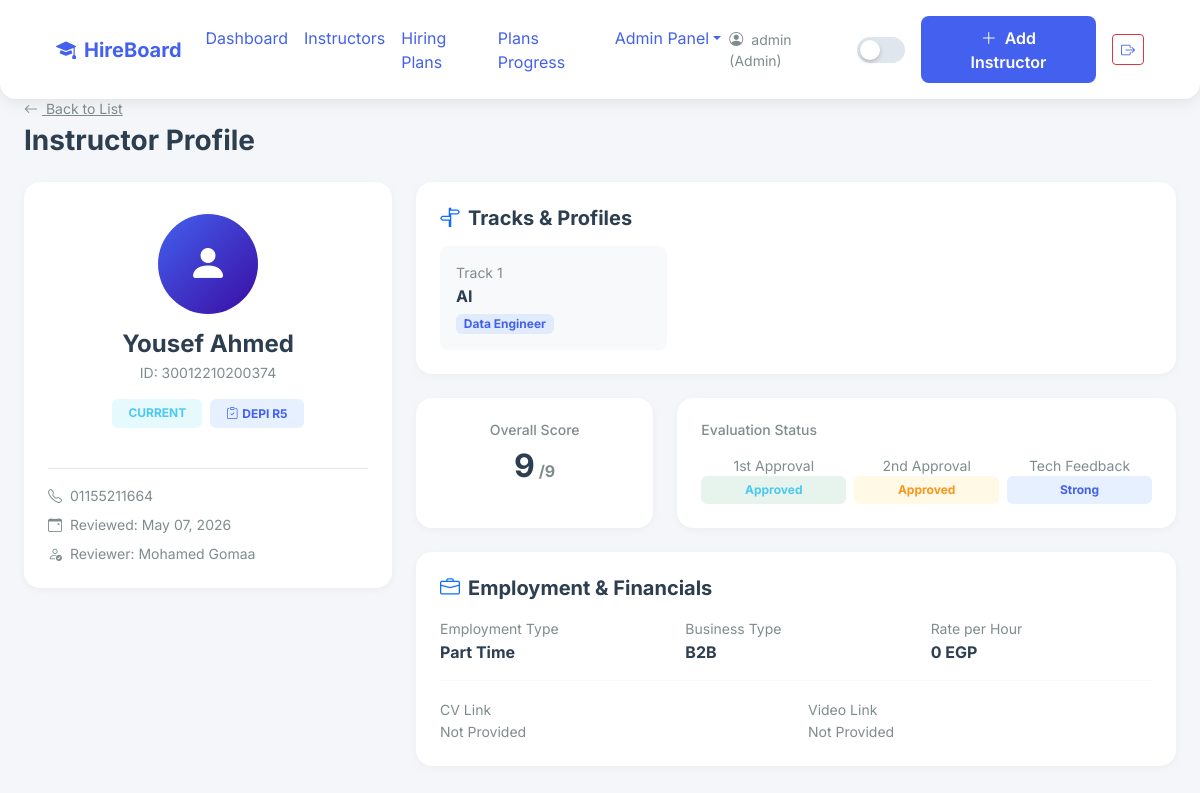
Screenshot of /instructors/view/22 (signed in) with the database file from the repository.
### app/models.py (models this page shows)
class User(UserMixin, db.Model):
    __tablename__ = 'users'
    id = db.Column(db.Integer, primary_key=True)
    username = db.Column(db.String(100), unique=True, nullable=False)
    password_hash = db.Column(db.String(200), nullable=False)
    role = db.Column(db.String(50), nullable=False)

class Instructor(db.Model):
    __tablename__ = 'instructors'
    id = db.Column(db.Integer, primary_key=True)
    name = db.Column(db.String(255), nullable=False)
    instructor_id = db.Column(db.String(50))
    phone = db.Column(db.String(50))
    cv_url = db.Column(db.String(500))
    video_url = db.Column(db.String(500))
    rate_per_hour = db.Column(db.Numeric(10, 2))
    employment_type = db.Column(db.String(50))
    business_type = db.Column(db.String(50))
    technical_feedback = db.Column(db.String(50))
    first_approval = db.Column(db.String(50))
    second_approval = db.Column(db.String(50))
    review_date = db.Column(db.Date)
    reviewer_name = db.Column(db.String(255))
    notes = db.Column(db.Text)
    score = db.Column(db.Integer, default=0)
    status = db.Column(db.String(20), default='New') # New or Current
    created_at = db.Column(db.DateTime, default=datetime.utcnow)
    plan_id = db.Column(db.Integer, db.ForeignKey('hiring_plans.id'), nullable=True)
    tracks = db.relationship('InstructorTrack', backref='instructor', lazy=True, cascade='all, delete-orphan')

class HiringPlan(db.Model):
    __tablename__ = 'hiring_plans'
    id = db.Column(db.Integer, primary_key=True)
    title = db.Column(db.String(255), nullable=False)
    start_date = db.Column(db.Date, nullable=False)
    end_date = db.Column(db.Date, nullable=False)
    created_at = db.Column(db.DateTime, default=datetime.utcnow)
    plan_tracks = db.relationship('PlanTrack', backref='plan', lazy=True, cascade='all, delete-orphan')
    assigned_instructors = db.relationship('Instructor', backref='hiring_plan', lazy=True)

class InstructorTrack(db.Model):
    __tablename__ = 'instructor_tracks'
    id = db.Column(db.Integer, primary_key=True)
    instructor_id = db.Column(db.Integer, db.ForeignKey('instructors.id'), nullable=False)
    track_id = db.Column(db.Integer, db.ForeignKey('tracks.id'), nullable=False)
    profile_id = db.Column(db.Integer, db.ForeignKey('profiles.id'), nullable=False)
    order = db.Column(db.Integer, nullable=False)
    track = db.relationship('Track', backref='instructor_tracks')
    profile = db.relationship('Profile', backref='instructor_tracks')

class Track(db.Model):
    __tablename__ = 'tracks'
    id = db.Column(db.Integer, primary_key=True)
    name = db.Column(db.String(100), unique=True, nullable=False)
    profiles = db.relationship('Profile', backref='track', lazy=True)

class Profile(db.Model):
    __tablename__ = 'profiles'
    id = db.Column(db.Integer, primary_key=True)
    name = db.Column(db.String(255), nullable=False)
    track_id = db.Column(db.Integer, db.ForeignKey('tracks.id'), nullable=False)

### app/routes/instructors.py (the view)
@instructors_bp.route('/view/<int:id>')
@login_required
def view_instructor(id):
    inst = Instructor.query.get_or_404(id)
    return render_template('instructors/view.html', instructor=inst)

### app/templates/instructors/view.html (shortened to what this page needs)
{% extends 'base.html' %}
{% block content %}
<div class="mb-4 animate-fade-up">
    <a href="{{ url_for('instructors.list_instructors') }}" class="text-muted small"><i class="bi bi-arrow-left me-1"></i> Back to List</a>
    <h3 class="fw-bold mt-1">Instructor Profile</h3>
</div>
<div class="row g-4">
    <div class="col-lg-4 animate-fade-up delay-1">
        <div class="card p-4 text-center mb-4">
            <div class="mb-3 mt-2">
                <div style="width: 100px; height: 100px; border-radius: 50%; background: var(--kpi-gradient-1); margin: 0 auto; display: flex; align-items: center; justify-content: center;">
                    <i class="bi bi-person-fill fs-1 text-white"></i>
                </div>
            </div>
            <h4 class="fw-bold mb-1">{{ instructor.name }}</h4>
            <p class="text-muted small mb-3">ID: {{ instructor.instructor_id or 'N/A' }}</p>
            <div class="d-flex justify-content-center gap-2 mb-3">
                {% if instructor.status == 'Current' %}
                    <span class="badge bg-info bg-opacity-10 text-info px-3 py-2">CURRENT</span>
                {% else %}
                    <span class="badge bg-success bg-opacity-10 text-success px-3 py-2">NEW</span>
                {% endif %}
                {% if instructor.hiring_plan %}
                    <span class="badge bg-primary bg-opacity-10 text-primary px-3 py-2"><i class="bi bi-clipboard-check me-1"></i>{{ instructor.hiring_plan.title }}</span>
                {% endif %}
            </div>
            <div class="text-start mt-4 border-top pt-3" style="border-color: var(--border-color) !important;">
                <p class="small text-muted mb-2"><i class="bi bi-telephone me-2"></i>{{ instructor.phone or 'Not Provided' }}</p>
                <p class="small text-muted mb-2"><i class="bi bi-calendar-event me-2"></i>Reviewed: {{ instructor.review_date.strftime('%b %d, %Y') if instructor.review_date else 'Pending' }}</p>
                <p class="small text-muted mb-0"><i class="bi bi-person-check me-2"></i>Reviewer: {{ instructor.reviewer_name or 'N/A' }}</p>
            </div>
        </div>
    </div>
    <div class="col-lg-8 animate-fade-up delay-2">
        <div class="card p-4 mb-4">
            <h5 class="fw-bold mb-3"><i class="bi bi-signpost-split me-2 text-primary"></i>Tracks & Profiles</h5>
            <div class="row g-3">
                {% for t in instructor.tracks %}
                <div class="col-md-4">
                    <div class="p-3 rounded-3" style="background-color: var(--input-bg);">
                        <small class="text-muted d-block mb-1">Track {{ t.order }}</small>
                        <h6 class="fw-bold mb-1">{{ t.track.name }}</h6>
                        <span class="badge bg-primary bg-opacity-10 text-primary">{{ t.profile.name }}</span>
                    </div>
                </div>
                {% else %}
                <div class="col-12 text-muted small">No tracks assigned.</div>
                {% endfor %}
            </div>
        </div>
        <div class="row g-4 mb-4">
            <div class="col-md-4">
                <div class="card p-4 h-100 text-center">
                    <h6 class="text-muted small mb-2">Overall Score</h6>
                    <h2 class="fw-bold" style="color: var(--accent);">{{ instructor.score }}<span class="fs-6 text-muted"> /9</span></h2>
                </div>
            </div>
            <div class="col-md-8">
                <div class="card p-4 h-100">
                    <h6 class="text-muted small mb-3">Evaluation Status</h6>
                    <div class="row g-2">
                        <div class="col-4 text-center">
                            <small class="text-muted d-block">1st Approval</small>
                            {% if instructor.first_approval == 'Approved' %}
                                <span class="badge bg-success bg-opacity-10 text-success p-2 w-100 d-block">{{ instructor.first_approval }}</span>
                            {% else %}
                                <span class="badge bg-warning bg-opacity-10 text-warning p-2 w-100 d-block">{{ instructor.first_approval or 'N/A' }}</span>
                            {% endif %}
                        </div>
                        <div class="col-4 text-center">
                            <small class="text-muted d-block">2nd Approval</small>
                            <span class="badge bg-warning bg-opacity-10 text-warning p-2 w-100 d-block">{{ instructor.second_approval or 'N/A' }}</span>
                        </div>
                        <div class="col-4 text-center">
                            <small class="text-muted d-block">Tech Feedback</small>
                            {% if instructor.technical_feedback == 'Strong' %}
                                <span class="badge bg-primary bg-opacity-10 text-primary p-2 w-100 d-block">{{ instructor.technical_feedback }}</span>
                            {% else %}
                                <span class="badge bg-secondary bg-opacity-10 text-secondary p-2 w-100 d-block">{{ instructor.technical_feedback or 'N/A' }}</span>
                            {% endif %}
                        </div>
                    </div>
                </div>
            </div>
        </div>
        <div class="card p-4 mb-4">
            <h5 class="fw-bold mb-3"><i class="bi bi-briefcase me-2 text-primary"></i>Employment & Financials</h5>
            <div class="row">
                <div class="col-md-4"><small class="text-muted">Employment Type</small><p class="fw-bold mb-0">{{ instructor.employment_type or 'N/A' }}</p></div>
                <div class="col-md-4"><small class="text-muted">Business Type</small><p class="fw-bold mb-0">{{ instructor.business_type or 'N/A' }}</p></div>
                <div class="col-md-4"><small class="text-muted">Rate per Hour</small><p class="fw-bold mb-0" style="color: var(--accent);">{{ instructor.rate_per_hour or 0 }} EGP</p></div>
            </div>
            <hr style="border-color: var(--border-color) !important;" class="my-3">
            <div class="row">
                <div class="col-md-6">
                    <small class="text-muted">CV Link</small>
                    {% if instructor.cv_url %}
                    <a href="{{ instructor.cv_url }}" target="_blank" class="d-block text-primary small">View CV <i class="bi bi-box-arrow-up-right"></i></a>
                    {% else %} <p class="small text-muted mb-0">Not Provided</p> {% endif %}
                </div>
                <div class="col-md-6">
                    <small class="text-muted">Video Link</small>
                    {% if instructor.video_url %}
                    <a href="{{ instructor.video_url }}" target="_blank" class="d-block text-primary small">Watch Video <i class="bi bi-box-arrow-up-right"></i></a>
                    {% else %} <p class="small text-muted mb-0">Not Provided</p> {% endif %}
                </div>
            </div>
        </div>
    </div>
</div>
{% endblock %}

### app/templates/base.html (shortened to what this page needs)
<!DOCTYPE html>
<html lang="en" data-theme="light">
<head>
    <link href="https://cdn.jsdelivr.net/npm/bootstrap@5.3.0/dist/css/bootstrap.min.css" rel="stylesheet">
    <link href="https://cdn.jsdelivr.net/npm/bootstrap-icons@1.11.0/font/bootstrap-icons.css" rel="stylesheet">
    <link rel="stylesheet" href="{{ url_for('static', filename='css/themes.css') }}">
    <link rel="stylesheet" href="{{ url_for('static', filename='css/style.css') }}">
</head>
<body>
    <nav class="navbar navbar-expand-lg fixed-top">
        <div class="container-fluid px-4">
            <a class="navbar-brand fw-bold" href="/">
                <i class="bi bi-mortarboard-fill me-2" style="color: var(--accent);"></i>HireBoard
            </a>
            <div class="collapse navbar-collapse">
                <ul class="navbar-nav me-auto mb-2 mb-lg-0">
                    <li class="nav-item"><a class="nav-link" href="{{ url_for('dashboard.view_dashboard') }}">Dashboard</a></li>
                    <li class="nav-item"><a class="nav-link" href="{{ url_for('instructors.list_instructors') }}">Instructors</a></li>
                    <li class="nav-item"><a class="nav-link" href="{{ url_for('plans.list_plans') }}">Hiring Plans</a></li>
                    {% if current_user.role == 'Admin' %}
                    <li class="nav-item"><a class="nav-link" href="{{ url_for('plans.view_progress') }}">Plans Progress</a></li>
                    {% endif %}
                    {% if current_user.role == 'Admin' %}
                    <li class="nav-item dropdown">
                        <a class="nav-link dropdown-toggle" href="#" role="button" data-bs-toggle="dropdown">Admin Panel</a>
                    </li>
                    {% endif %}
                </ul>
                                <div class="d-flex align-items-center gap-3">
                    <span class="text-muted small d-none d-md-block">
                        <i class="bi bi-person-circle me-1"></i> {{ current_user.username }} ({{ current_user.role }})
                    </span>
                    <button class="theme-toggle" onclick="toggleTheme()"></button>
                    {% if current_user.role == 'Admin' %}
                    <a href="{{ url_for('instructors.create_instructor') }}" class="btn btn-accent">
                        <i class="bi bi-plus-lg me-1"></i> Add Instructor
                    </a>
                    {% endif %}
                    <a href="{{ url_for('auth.logout') }}" class="btn btn-outline-danger btn-sm" title="Logout">
                        <i class="bi bi-box-arrow-right"></i>
                    </a>
                </div>
            </div>
        </div>
    </nav>
    <div class="container-fluid px-4 pt-5 mt-5">
        {% block content %}{% endblock %}
    </div>
</body>
</html>

### app/static/css/themes.css (style rules this page uses)
:root { --bg-body: #f4f6f9; --bg-card: #ffffff; --bg-nav: #ffffff; --text-primary: #2c3e50; --text-secondary: #7f8c8d; --border-color: #e0e6ed; --accent: #4361ee; --accent-hover: #3f37c9; --shadow-sm: 0 2px 8px rgba(0,0,0,0.04); --shadow-md: 0 4px 16px rgba(0,0,0,0.08); --shadow-lg: 0 8px 32px rgba(0,0,0,0.12); --input-bg: #f8f9fa; --table-stripe: #f8f9fa; --kpi-gradient-1: linear-gradient(135deg, #4361ee 0%, #3a0ca3 100%); --kpi-gradient-2: linear-gradient(135deg, #4cc9f0 0%, #4895ef 100%); --kpi-gradient-3: linear-gradient(135deg, #f72585 0%, #b5179e 100%); --kpi-gradient-4: linear-gradient(135deg, #7209b7 0%, #560bad 100%); }
body { background-color: var(--bg-body); color: var(--text-primary); transition: background-color 0.3s ease, color 0.3s ease; }
h1, h2, h3, h4, h5, h6, p, span, div, li, td, th, label, small, strong, b { color: var(--text-primary) !important; }
.text-muted, .small, .text-secondary { color: var(--text-secondary) !important; }
a { color: var(--accent) !important; }
.card, .navbar, .modal-content { background-color: var(--bg-card) !important; border-color: var(--border-color) !important; box-shadow: var(--shadow-sm); transition: all 0.3s ease; }
.badge.bg-primary.bg-opacity-10 { color: var(--accent) !important; }
.badge.bg-success.bg-opacity-10 { color: #4cc9f0 !important; }
.badge.bg-warning.bg-opacity-10 { color: #f8961e !important; }
.badge.bg-info.bg-opacity-10 { color: #4cc9f0 !important; }
.btn-accent { background-color: var(--accent) !important; color: #ffffff !important; border: none; border-radius: 8px; padding: 0.6rem 1.5rem; font-weight: 600; transition: background-color 0.3s ease, transform 0.2s ease; text-decoration: none; display: inline-block; }

### app/static/css/style.css (style rules this page uses)
.animate-fade-up { animation: fadeInUp 0.6s ease-out forwards; opacity: 0; }
.delay-1 { animation-delay: 0.1s; }
.delay-2 { animation-delay: 0.2s; }
body { font-family: 'Inter', -apple-system, BlinkMacSystemFont, "Segoe UI", Roboto, sans-serif; }
.navbar { box-shadow: var(--shadow-md); margin-bottom: 2rem; padding: 1rem 2rem; border-radius: 0 0 16px 16px; }
.card { border-radius: 16px; border: none; box-shadow: var(--shadow-sm); transition: transform 0.3s ease, box-shadow 0.3s ease; }
.btn-accent { background-color: var(--accent); color: white; border: none; border-radius: 8px; padding: 0.6rem 1.5rem; font-weight: 600; transition: background-color 0.3s ease, transform 0.2s ease; }
.theme-toggle { width: 50px; height: 26px; border-radius: 13px; background-color: var(--border-color); position: relative; cursor: pointer; border: none; transition: background-color 0.3s ease; }
.theme-toggle::after { content: ''; position: absolute; top: 3px; left: 3px; width: 20px; height: 20px; border-radius: 50%; background-color: white; transition: transform 0.3s ease; box-shadow: 0 2px 4px rgba(0,0,0,0.2); }

### rows the page displays
User: username "admin", role "Admin"
Instructor: name "Yousef Ahmed", instructor "30012210200374", phone "01155211664", review_date "May 07, 2026", reviewer_name "Mohamed Gomaa", score "9", first_approval "Approved", second_approval "Approved", technical_feedback "Strong", employment_type "Part Time", business_type "B2B", rate_per_hour "0"
HiringPlan: hiring_plan "DEPI R5"
InstructorTrack: order "1", track.name "AI", profile.name "Data Engineer"
